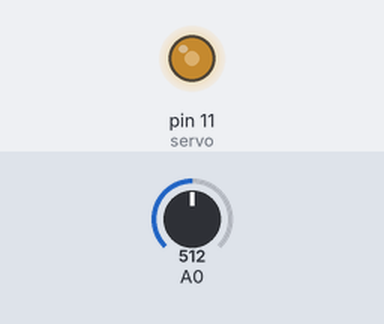
Simulated run of this sketch. Board: Arduino Uno, built with avr-gcc and run on an emulated ATmega328P. Parts: output pins drawn as LEDs (lit = HIGH). The test bench sets the inputs (shaded band); at power-on: A0 = 512.

Above: at 1.2 s.
1.3 s: A0 set to 716
At 1.8 s:
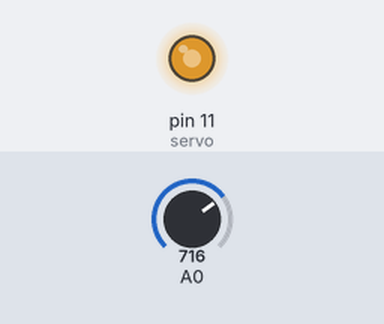
2.8 s: A0 set to 900
At 4.0 s:
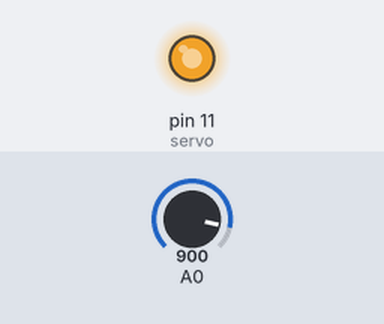
4.3 s: A0 set to 122
At 5.3 s:
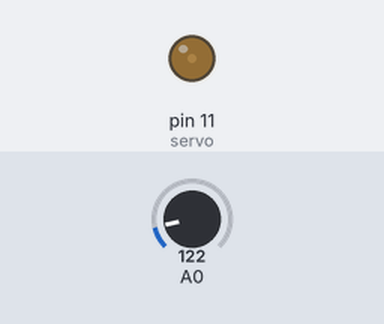
5.8 s: A0 set to 0
At 6.4 s:
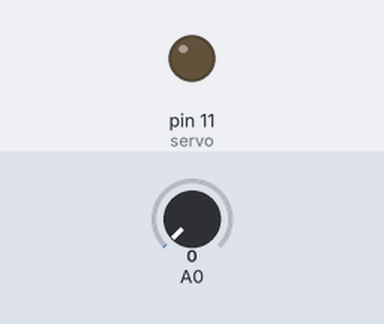
7.3 s: A0 set to 511
At 8.7 s:
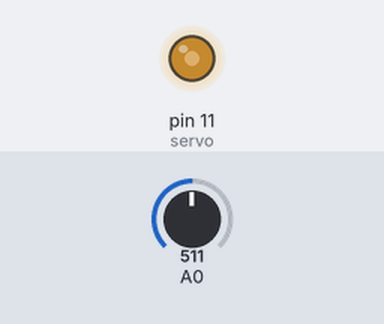
Timing chart, 0 to 9.8 s (numbered marks = the images above; inputs shaded):
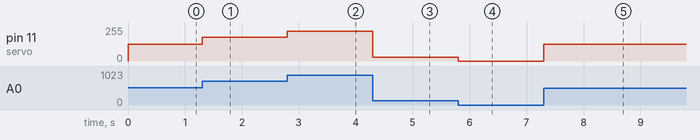

Measured:
- after the input at 1.3 s, pin 11 (servo): 127/255 → 178/255 at once
- after the input at 2.8 s, pin 11 (servo): 178/255 → 224/255 at once
- after the input at 4.3 s, pin 11 (servo): 224/255 → 30/255 at once
- after the input at 5.8 s, pin 11 (servo): 30/255 → 0/255 at once
- after the input at 7.3 s, pin 11 (servo): 0/255 → 127/255 at once

The sketch:

servo_control_potentiometer.ino
```cpp
int servo=11;

void setup()
{
  pinMode(servo, OUTPUT);
}

void loop()
{
  int pot = analogRead(A0);

  int value = map(pot, 0, 1023, 0, 255);

  analogWrite(servo, value);
}
```
